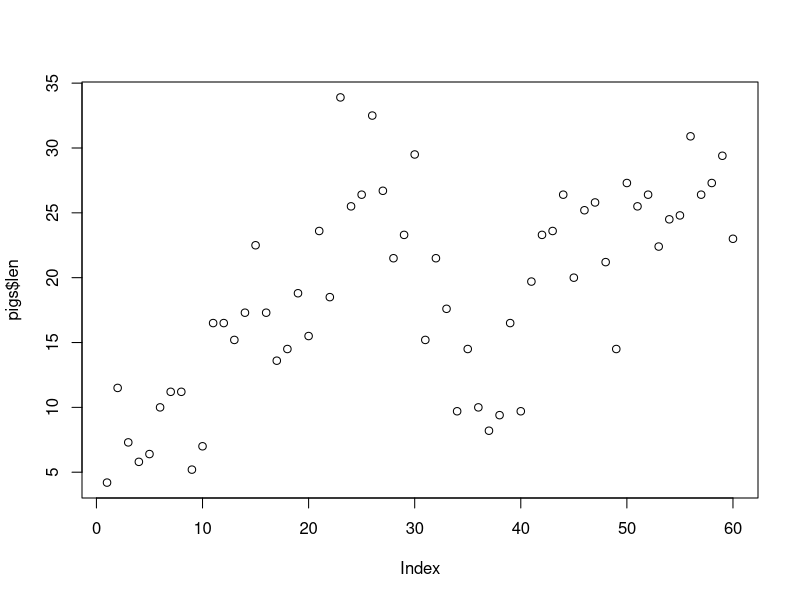
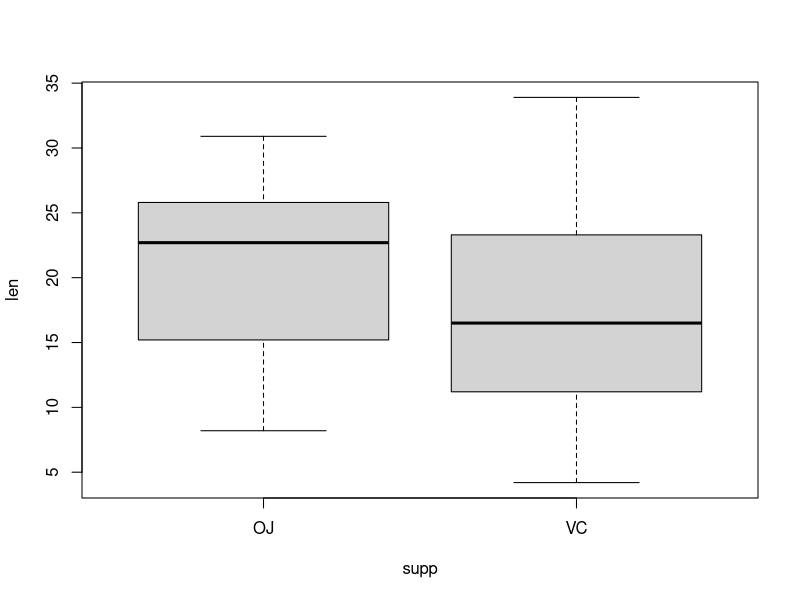
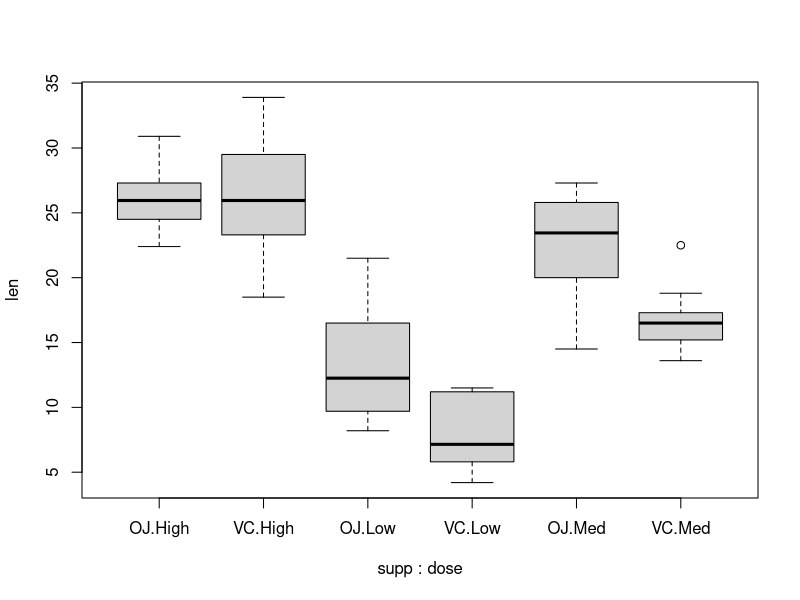

Here is the R script that generated these plots, in order:
## ---- chunk 1
library(tidyverse)
pigs <- read_csv("data/pigs.csv")
## ---- chunk 2
## Look at all of the odontoblast lengths
pigs$len
## ---- chunk 3
#| output-location: default
#| fig-width: 7
plot(pigs$len)
## ---- chunk 4
#| output-location: slide
## Show length as being dependent on supp
boxplot(len ~ supp, data = pigs)
## ---- chunk 5
#| output-location: slide
## Show length as being dependent on both supp & dose
boxplot(len ~ supp + dose, data = pigs)
## ---- chunk 6
## Sort by length
arrange(pigs, len)
## ---- chunk 7
## Sort by length, in descending order
arrange(pigs, desc(len))
## ---- chunk 8
## Just subset to the high dose
filter(pigs, dose == "High")
## ---- chunk 9
1:5 > 2
## ---- chunk 10
filter(pigs, dose != "High")
## ---- chunk 11
filter(pigs, dose == "High", supp == "OJ")
## ---- chunk 12
filter(pigs, len > 20)
## ---- chunk 13
arrange(pigs, len)
## ---- chunk 14
pigs %>% arrange(len)
## ---- chunk 15
pigs %>% 
  filter(supp == "OJ") %>% 
  arrange(len)
## ---- chunk 16
pigs %>% 
  filter(supp == "OJ") %>% 
  arrange(len)
## ---- chunk 17
pigs %>% 
  arrange(len) %>% 
  mutate(
    rank = rank(len)
  )
## ---- chunk 18
pigs %>% 
  mutate(
    rank = rank(len),
    quantile = rank / max(rank)
  )
## ---- chunk 19
pigs %>% 
  slice(1:5)
## ---- chunk 20
pigs %>% 
  arrange(len) %>% 
  slice(1:5)
## ---- chunk 21
pigs %>% 
  select(len)
## ---- chunk 22
pigs %>% 
  select(supp, dose, len)
## ---- chunk 23
pigs %>% 
  mutate(
    rank = rank(len),
    quantile = rank / max(rank)
  ) %>% 
  select(-rank)
## ---- chunk 24
pigs %>% 
  mutate(
    rank = rank(len),
    quantile = rank / max(rank)
  ) %>% 
  select(supp, dose, len, quantile)
## ---- chunk 25
pigs %>% 
  select(starts_with("d"))
## ---- chunk 26
pigs %>% 
  select(ends_with("n"))
## ---- chunk 27
pigs %>% 
  select(contains("e"))
## ---- chunk 28
pigs %>% 
  mutate(
    rank = rank(len),
    quantile = rank / max(rank)
  ) %>% 
  select(supp, dose, everything())
## ---- chunk 29
pigs %>% 
  distinct(supp, dose)
## ---- chunk 30
pigs %>% 
  arrange(len) %>% 
  distinct(supp, dose, .keep_all = TRUE)
## ---- chunk 31
pigs %>% 
  filter(supp == "OJ") %>% 
  summarise(
    mn = mean(len),
    sd = sd(len)
  )
## ---- chunk 32
pigs %>% 
  summarise(
    mn = mean(len),
    sd = sd(len),
    .by = supp
  )
## ---- chunk 33
pigs %>% 
  summarise(
    mn = mean(len),
    sd = sd(len),
    .by = c(supp, dose)
  )
## ---- chunk 34
c(1, 20)
## ---- chunk 35
bind_rows(
  slice(pigs, 1:5),
  slice(pigs, 55:60)
)
## ---- chunk 36
bind_rows(
  top5 = slice(pigs, 1:5),
  bottom5 = slice(pigs, 55:60),
  .id = "source"
)
## ---- chunk 37
band_members
## ---- chunk 38
band_instruments
## ---- chunk 39
band_members %>% 
  left_join(band_instruments)
## ---- chunk 40
band_members %>% 
  right_join(band_instruments)
## ---- chunk 41
band_members %>% 
  full_join(band_instruments)
## ---- chunk 42
band_members %>% 
  inner_join(band_instruments)
## ---- chunk 43
band_members %>% 
  left_join(band_instruments) %>% 
  mutate(
    plays = case_when(
      is.na(plays) ~ "the role of a man 40 years younger",
      !is.na(plays) ~ plays
    )
  )
